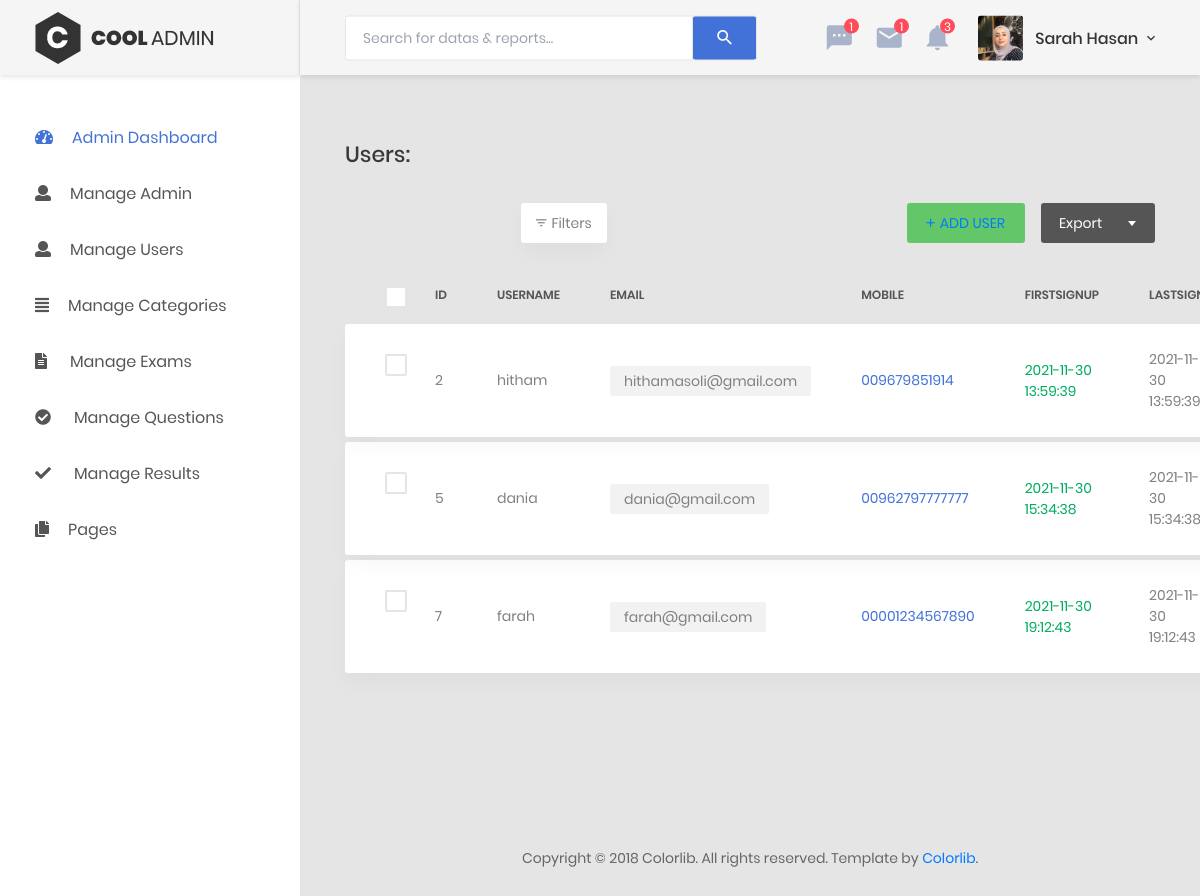
Page /adminuser.php on the committed database.
### tables this page shows
CREATE TABLE `users` (
  `id` int(11) NOT NULL,
  `username` varchar(255) NOT NULL,
  `email` varchar(255) NOT NULL,
  `password` varchar(255) NOT NULL,
  `mobile` varchar(255) NOT NULL,
  `firstsignup` timestamp NOT NULL DEFAULT current_timestamp(),
  `lastlogin` timestamp NOT NULL DEFAULT current_timestamp(),
  `type` tinyint(1) NOT NULL DEFAULT 0
);

### adminuser.php (the view, shortened to what this page needs)
<?php
include('connect.php');
include('include/header&aside.php');
$sql = "SELECT * FROM users WHERE type = 0";
$result = mysqli_query($conn, $sql);
$users  = mysqli_fetch_all($result, MYSQLI_ASSOC);
?>
<?php
if (!isset($_GET['do'])) {
?>
  <div class="main-content">
    <div class="section__content section__content--p30">
      <div class="container-fluid">
        <div class="row">
          <div class="col-md-12">
            <h3 class="title-5 m-b-35">Users:</h3>
            <div class="table-data__tool">
              <div class="table-data__tool-left">
                <button class="au-btn-filter">
                  <i class="zmdi zmdi-filter-list"></i>filters</button>
              </div>
              <div class="table-data__tool-right">
                <button class="au-btn au-btn-icon au-btn--green au-btn--small">
                  <a href="adminuser.php?do=add"><i class="zmdi zmdi-plus"></i>add user</button></a>
                <div class="rs-select2--dark rs-select2--sm rs-select2--dark2">
                </div>
              </div>
            </div>
            <div class="table-responsive table-responsive-data2">
              <table class="table table-data2">
                <thead>
                  <tr>
                    <th>
                      <label class="au-checkbox">
                        <span class="au-checkmark"></span>
                      </label>
                    </th>
                    <th>id</th>
                    <th>username</th>
                    <th>email</th>
                    <th>mobile</th>
                    <th>firstsignup</th>
                    <th>lastsign</th>
                  </tr>
                </thead>
                <tbody>
                  <?php foreach ($users as $key => $user) { ?>
                    <tr class="spacer"></tr>
                    <tr class="tr-shadow">
                      <td>
                        <label class="au-checkbox">
                          <span class="au-checkmark"></span>
                        </label>
                      </td>
                      <td><?php echo isset($user['id']) ? $user['id'] : ''; ?></td>
                      <td><?php echo isset($user['username']) ? $user['username'] : ''; ?></td>
                      <td>
                        <span class="block-email"><?php echo isset($user['email']) ? $user['email'] : ''; ?></span>
                      </td>
                      <td class="desc"><?php echo isset($user['mobile']) ? $user['mobile'] : ''; ?></td>
                      <td>
                        <span class="status--process"><?php echo isset($user['firstsignup']) ? $user['firstsignup'] : ''; ?></span>
                      </td>
                      <td><?php echo isset($user['lastlogin']) ? $user['lastlogin'] : ''; ?></td>
                    </tr>
                  <?php }  ?>
                </tbody>
              </table>
            </div>
          </div>
        </div>
      </div>
    </div>
  </div>
<?php
}
include('include/footer.php');
?>

### include/header&aside.php (shortened to what this page needs)
<!DOCTYPE html>
<html lang="en">
<head>
    <link href="css/font-face.css" rel="stylesheet" media="all">
    <link href="vendor/font-awesome-4.7/css/font-awesome.min.css" rel="stylesheet" media="all">
    <link href="vendor/font-awesome-5/css/fontawesome-all.min.css" rel="stylesheet" media="all">
    <link href="vendor/mdi-font/css/material-design-iconic-font.min.css" rel="stylesheet" media="all">
    <link href="https://unpkg.com/tailwindcss@^2/dist/tailwind.min.css" rel="stylesheet" />
    <link href="vendor/bootstrap-4.1/bootstrap.min.css" rel="stylesheet" media="all">
    <link href="vendor/animsition/animsition.min.css" rel="stylesheet" media="all">
    <link href="vendor/bootstrap-progressbar/bootstrap-progressbar-3.3.4.min.css" rel="stylesheet" media="all">
    <link href="vendor/wow/animate.css" rel="stylesheet" media="all">
    <link href="vendor/css-hamburgers/hamburgers.min.css" rel="stylesheet" media="all">
    <link href="vendor/slick/slick.css" rel="stylesheet" media="all">
    <link href="vendor/select2/select2.min.css" rel="stylesheet" media="all">
    <link href="vendor/perfect-scrollbar/perfect-scrollbar.css" rel="stylesheet" media="all">
    <link href="css/theme.css" rel="stylesheet" media="all">
</head>
<body class="animsition">
    <div class="page-wrapper">
        <aside class="menu-sidebar d-none d-lg-block">
            <div class="logo">
                <a href="#">
                    <img src="images/icon/logo.png" alt="Cool Admin" />
                </a>
            </div>
            <div class="menu-sidebar__content js-scrollbar1">
                <nav class="navbar-sidebar">
                    <ul class="list-unstyled navbar__list">
                        <li class="active has-sub">
                            <a class="js-arrow" href="index.php">
                                <i class="fas fa-tachometer-alt"></i>Admin Dashboard</a>
                        <li>
                            <a href="manageadmin.php"><i class="fa fa-user"></i>Manage Admin</a>
                        </li>
                        <li>
                            <a href="adminuser.php"><i class="fa fa-user"></i>Manage Users</a>
                        </li>
                        <li>
                            <a href="categories.php"><i class="fa fa-align-justify"></i>Manage Categories</a>
                        </li>
                        <li>
                            <a href="exams.php"><i class="fa  fa-file-text"></i> Manage Exams</a>
                        </li>
                        <li>
                            <a href="qus.php"><i class="fa fa-check-circle"></i> Manage Questions</a>
                        </li>
                        <li>
                            <a href="index4.html"><i class="fa  fa-check"></i> Manage Results</a>
                        </li>
                        </li>
                        <li class="has-sub">
                            <a class="js-arrow" href="#">
                                <i class="fas fa-copy"></i>Pages</a>
                        </li>
                    </ul>
                </nav>
            </div>
        </aside>
        <div class="page-container">
            <header class="header-desktop">
                <div class="section__content section__content--p30">
                    <div class="container-fluid">
                        <div class="header-wrap">
                            <form class="form-header" action="" method="POST">
                                <input class="au-input au-input--xl" type="text" name="search" placeholder="Search for datas &amp; reports..." />
                                <button class="au-btn--submit" type="submit">
                                    <i class="zmdi zmdi-search"></i>
                                </button>
                            </form>
                            <div class="header-button">
                                <div class="noti-wrap">
                                    <div class="noti__item js-item-menu">
                                        <i class="zmdi zmdi-comment-more"></i>
                                        <span class="quantity">1</span>
                                    </div>
                                    <div class="noti__item js-item-menu">
                                        <i class="zmdi zmdi-email"></i>
                                        <span class="quantity">1</span>
                                    </div>
                                    <div class="noti__item js-item-menu">
                                        <i class="zmdi zmdi-notifications"></i>
                                        <span class="quantity">3</span>
                                    </div>
                                </div>
                                <div class="account-wrap">
                                    <div class="account-item clearfix js-item-menu">
                                        <div class="image">
                                            <img src="images/icon/hhh.jpeg" alt="John Doe" />
                                        </div>
                                        <div class="content">
                                            <a class="js-acc-btn" href="#">
                                                Sarah Hasan
                                            </a>
                                        </div>
                                    </div>
                                </div>
                            </div>
                        </div>
                    </div>
                </div>
            </header>

### include/footer.php (shortened to what this page needs)
<div class="row">
    <div class="col-md-12">
        <div class="copyright">
            <p>Copyright © 2018 Colorlib. All rights reserved. Template by <a href="https://colorlib.com">Colorlib</a>.</p>
        </div>
    </div>
</div>
</div>
</div>
</body>
</html>

### rows in the picture
users: id "2", username "hitham", email "hithamasoli@gmail.com", mobile "009679851914", firstsignup "2021-11-30 13:59:39", lastlogin "2021-11-30 13:59:39"
users: id "5", username "dania", email "dania@gmail.com", mobile "00962797777777", firstsignup "2021-11-30 15:34:38", lastlogin "2021-11-30 15:34:38"
users: id "7", username "farah", email "farah@gmail.com", mobile "00001234567890", firstsignup "2021-11-30 19:12:43", lastlogin "2021-11-30 19:12:43"
